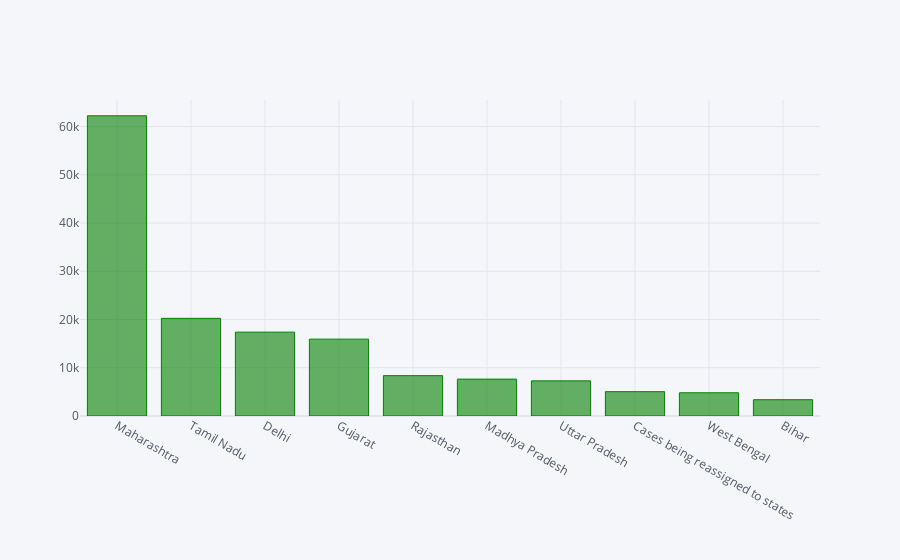

Here is the notebook cell this chart was saved with:
### Code cell
latest_state_data.sort_values('Confirmed',ascending=False).head(10).iplot(kind='bar',x='State/UnionTerritory',y='Confirmed',width=2.5,size=20,color='green')

### Figure 1 — Plotly figure (JSON) as saved in the notebook; plotly's stock layout.template omitted (floating-point values rounded to 4 significant figures)
{"data": [{"marker": {"color": "rgba(0, 128, 0, 0.6)", "line": {"color": "rgba(0, 128, 0, 1.0)", "width": 1}}, "name": "Confirmed", "orientation": "v", "text": "", "type": "bar", "x": ["Maharashtra", "Tamil Nadu", "Delhi", "Gujarat", "Rajasthan", "Madhya Pradesh", "Uttar Pradesh", "Cases being reassigned to states", "West Bengal", "Bihar"], "y": [62228, 20246, 17386, 15934, 8365, 7645, 7284, 5043, 4813, 3376]}], "layout": {"legend": {"bgcolor": "#F5F6F9", "font": {"color": "#4D5663"}}, "paper_bgcolor": "#F5F6F9", "plot_bgcolor": "#F5F6F9", "title": {"font": {"color": "#4D5663"}}, "xaxis": {"gridcolor": "#E1E5ED", "showgrid": true, "tickfont": {"color": "#4D5663"}, "title": {"font": {"color": "#4D5663"}, "text": ""}, "zerolinecolor": "#E1E5ED"}, "yaxis": {"gridcolor": "#E1E5ED", "showgrid": true, "tickfont": {"color": "#4D5663"}, "title": {"font": {"color": "#4D5663"}, "text": ""}, "zerolinecolor": "#E1E5ED"}}}
